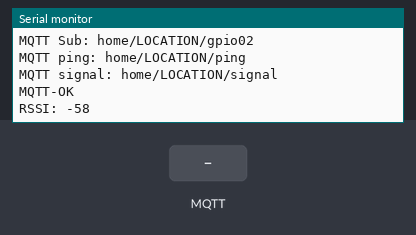
A sketch run on a simulated ESP8266 (NodeMCU). Parts: the last lines printed to the serial monitor. The inputs (shaded band) are chosen by the test bench. WiFi joins after 1.5 s; servers stay silent unless stated; no MQTT or app messages arrive unless stated.

Above: at 4.2 s.
4.3 s: MQTT message "1" arrives on the first subscribed topic
At 5.0 s:
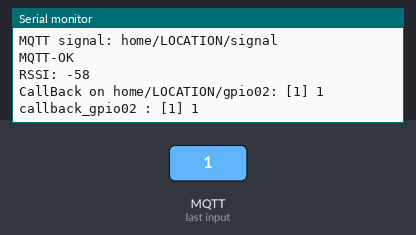
5.8 s: MQTT message "on" arrives on the first subscribed topic
At 6.4 s:
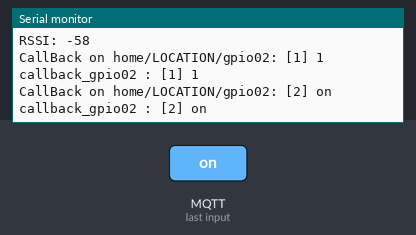
7.3 s: MQTT message "off" arrives on the first subscribed topic
At 7.8 s:
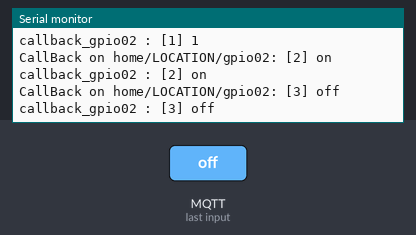

The sketch:

EspGenericFirmware.ino
```cpp
// Generic firmware to automate ESP-01
// Uses MQTT to receive and Publish commands
#include <ESP8266WiFi.h>
#include <PubSubClient.h>

/*****************************
 Instructions
  1. Change Networking
     SSID, Pwd, mqtt host
  2. Change ESP_LOCATION
  3. Enable/Disable serial debug
     Serial debug on 9600
  4. Setup other stuff on setupStuff()
  5. Add loop related stuff on loopStuff()
     Runs around once every ~100ms
  6. Add wifi loop related stuff on loopCnnStuff()
     Runs around once every ~100ms only if connecteed
  7. Add subs and callbacks
*****************************/

#define SERIAL_DEBUG_ENABLED

/* -- Networking -- */
const char *ssid     = "Wifi name";
const char *password = "mysecretwifipassword";
#define MQTT_HOST "10.0.0.2"
#define MQTT_PORT 1883

/* -- ID -- */
#define ESP_LOCATION "LOCATION"
#define MQTT_BASE_PATH "home/" ESP_LOCATION "/"
#define MQTT_CLIENT_ID "esp." ESP_LOCATION

/* -- Functions -- */
void setupStuff(){

}
void loopStuff(){

}
void loopCnnStuff(){

}

// internal mqtt callback stuff
#define NUMITEMS(arg) ((unsigned int) (sizeof (arg) / sizeof (arg [0])))
typedef void (*subCallback) (byte* payload, unsigned int length);

// Put your mqtt subs and callbacks here:
void callback_gpio02(byte* payload, unsigned int length) {
  Serial.print("callback_gpio02 ");
  Serial.print(": [");
  Serial.print(length);
  Serial.print("] ");

  for(unsigned int i =0; i < length; i++) Serial.print((char)payload[i]);
  Serial.println();
}

// [3] Add subs and callbacks here
String subscribers[] = {
  "gpio02"
};
subCallback callbacks[] = {
  callback_gpio02
};

/* -- Status -- */
#define MQTT_PUB_PING MQTT_BASE_PATH "ping"
#define MQTT_PUB_RSSI MQTT_BASE_PATH "signal"

/* -- Variables -- */
WiFiClient espClient;
PubSubClient mqttClient(espClient);

/* -- Maintenance -- */
void setupWifi() {
  WiFi.begin(ssid, password);
  while (WiFi.status() != WL_CONNECTED){
    delay (1000);
    #ifdef SERIAL_DEBUG_ENABLED
    Serial.println("NoWiFi ");
    #endif
  }

  #ifdef SERIAL_DEBUG_ENABLED
  Serial.print("MAC: ");
  Serial.print(WiFi.macAddress());
  Serial.print(" IP: ");
  Serial.println(WiFi.localIP());
  #endif
}
void setupMqtt() {
  mqttClient.setServer(MQTT_HOST, MQTT_PORT);
  mqttClient.setCallback(callback);
}
void setup() {
  delay(1000); // wait a little

  #ifdef SERIAL_DEBUG_ENABLED
  Serial.begin(9600);
  Serial.println();
  Serial.println("ESP Init with DEBUG");
  Serial.print("Client: ");
  Serial.println(MQTT_CLIENT_ID);
  #endif

  setupWifi();
  setupMqtt();
  setupStuff();
}

bool checkConnection(){
  if(!checkWiFi()) return false;
  if(!checkMqtt()) return false;
  return true;
}
boolean checkWiFi(){
  if(WiFi.status() == WL_CONNECTED) return true;

  setupWifi();
  return false;
}
boolean checkMqtt() {
  if(mqttClient.connected())  return true;

    #ifdef SERIAL_DEBUG_ENABLED
    Serial.println("MQTT down, reconnecting...");
    #endif

  if (mqttClient.connect(MQTT_CLIENT_ID)) {
    for(int i = 0; i < NUMITEMS(subscribers); i++){
      String subs = MQTT_BASE_PATH+subscribers[i];

      #ifdef SERIAL_DEBUG_ENABLED
      Serial.print("MQTT Sub: ");
      Serial.print(subs);
      Serial.println();
      #endif

      mqttClient.subscribe(subs.c_str());
    }

    #ifdef SERIAL_DEBUG_ENABLED
    Serial.print("MQTT ping: ");
    Serial.println(MQTT_PUB_PING);
    Serial.print("MQTT signal: ");
    Serial.println(MQTT_PUB_RSSI);

    Serial.println("MQTT-OK");
    #endif
  }
  return mqttClient.connected();
}

void publishStatus(){
    mqttClient.publish(MQTT_PUB_PING, "online");
    long rssi = WiFi.RSSI();
    mqttClient.publish(MQTT_PUB_RSSI, String(rssi).c_str());

    #ifdef SERIAL_DEBUG_ENABLED
    Serial.print("RSSI: ");
    Serial.println(rssi);
    #endif
}

int status_timeout = 0;
void loop() {
  delay(100);

  loopStuff();

  if(!checkConnection()) {
    status_timeout = 0; // publish on reconnect
    return;
  }

  if(status_timeout-- <= 0){
    status_timeout = 10*60;
    publishStatus();
  }

  mqttClient.loop();

  loopCnnStuff();
}

void callback(char* topic, byte* payload, unsigned int length) {
  #ifdef SERIAL_DEBUG_ENABLED
  Serial.print("CallBack on ");
  Serial.print(topic);
  Serial.print(": [");
  Serial.print(length);
  Serial.print("] ");

  for(unsigned int i =0; i < length; i++) Serial.print((char)payload[i]);
  Serial.println();
  #endif

  if(length < 0) return;

  for(int i = 0; i < NUMITEMS(subscribers); i++){
    String subs = MQTT_BASE_PATH+subscribers[i];
    if (subs.equals(topic)){
      (*callbacks[i])(payload, length);
    }
  }
}

/**/
```

Measured:
- after the input at 4.3 s, the serial monitor: prints a new line at once (image 1)
- after the input at 5.8 s, the serial monitor: prints a new line at once (image 2)
- after the input at 7.3 s, the serial monitor: prints a new line at once (image 3)
